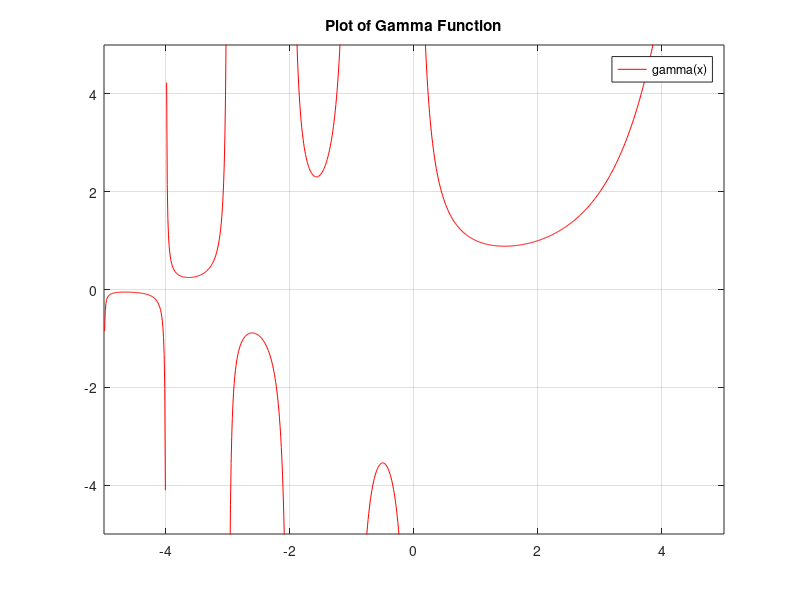

The MATLAB script that drew this image:
x = [-5.0:0.01:5.0];
y = gamma(x);
plot(x, y, 'r')
axis([-5 5 -5 5])
legend("gamma(x)")
title('Plot of Gamma Function')
grid on